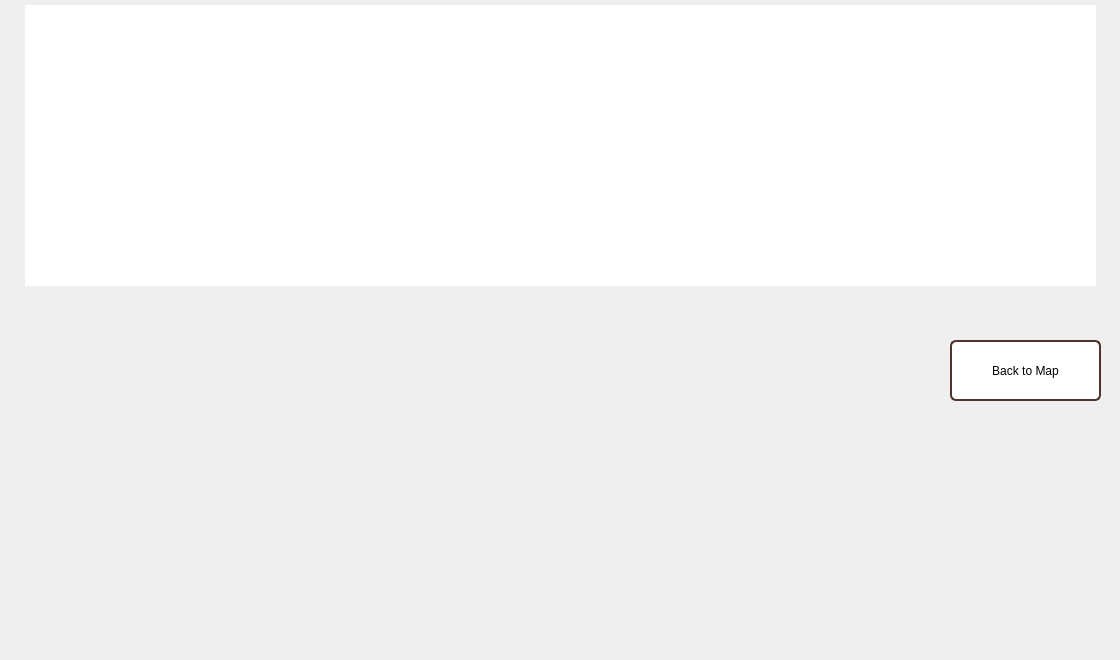
<?xml version="1.0" encoding="UTF-8"?>
<ui version="4.0">
 <class>ethiopiaoutro</class>
 <widget class="QWidget" name="ethiopiaoutro">
  <property name="geometry">
   <rect>
    <x>0</x>
    <y>0</y>
    <width>1120</width>
    <height>660</height>
   </rect>
  </property>
  <property name="windowTitle">
   <string>Form</string>
  </property>
  <widget class="QTextBrowser" name="infoTextBox">
   <property name="geometry">
    <rect>
     <x>20</x>
     <y>0</y>
     <width>1081</width>
     <height>291</height>
    </rect>
   </property>
   <property name="styleSheet">
    <string notr="true">color: white;
background: qlineargradient(
        x1:0, y1:0, x2:0, y2:1,
        stop:0 rgba(100, 100, 100, 100),
        stop:1 rgba(30, 30, 30, 220)
    );    
border-radius: 20px;
padding: 5px;</string>
   </property>
   <property name="html">
    <string>&lt;!DOCTYPE HTML PUBLIC &quot;-//W3C//DTD HTML 4.0//EN&quot; &quot;http://www.w3.org/TR/REC-html40/strict.dtd&quot;&gt;
&lt;html&gt;&lt;head&gt;&lt;meta name=&quot;qrichtext&quot; content=&quot;1&quot; /&gt;&lt;meta charset=&quot;utf-8&quot; /&gt;&lt;style type=&quot;text/css&quot;&gt;
p, li { white-space: pre-wrap; }
hr { height: 1px; border-width: 0; }
li.unchecked::marker { content: &quot;\2610&quot;; }
li.checked::marker { content: &quot;\2612&quot;; }
&lt;/style&gt;&lt;/head&gt;&lt;body style=&quot; font-family:'Segoe UI'; font-size:9pt; font-weight:400; font-style:normal;&quot;&gt;
&lt;p style=&quot; margin-top:12px; margin-bottom:12px; margin-left:0px; margin-right:0px; -qt-block-indent:0; text-indent:0px;&quot;&gt;Congratulations — you've successfully crafted one of Ethiopia’s most beloved traditional beverages: Tej.&lt;/p&gt;
&lt;p style=&quot; margin-top:12px; margin-bottom:12px; margin-left:0px; margin-right:0px; -qt-block-indent:0; text-indent:0px;&quot;&gt;Tej is a golden, honey-based wine enriched with the leaves and stems of the &lt;span style=&quot; font-style:italic;&quot;&gt;Rhamnus prinoides&lt;/span&gt; plant, locally known as gesho. This unique ingredient acts both as a natural preservative and a bittering agent, giving Tej its signature flavor profile — a balance of floral sweetness and subtle herbal sharpness.&lt;/p&gt;
&lt;p style=&quot; margin-top:12px; margin-bottom:12px; margin-left:0px; margin-right:0px; -qt-block-indent:0; text-indent:0px;&quot;&gt;With origins tracing back to the ancient Aksumite Empire (circa 1st century AD), Tej has been cherished for centuries as more than just a drink — it's a symbol of hospitality, unity, and cultural identity. Traditionally served in bereles (glass flasks with narrow necks), Tej graces the tables of weddings, religious celebrations, communal feasts, and holiday gatherings across Ethiopia. Its golden hue and fragrant bouquet make it a centerpiece of joy and tradition.&lt;/p&gt;
&lt;p style=&quot; margin-top:12px; margin-bottom:12px; margin-left:0px; margin-right:0px; -qt-block-indent:0; text-indent:0px;&quot;&gt;The brewing process you’ve just completed mirrors techniques passed down through generations. In many Ethiopian households, especially in rural areas, brewing Tej is an intergenerational ritual, with elders teaching the youth the art of fermentation. The process is deceptively simple — honey, water, gesho, and time — yet deeply nuanced. As yeast transforms the sugars into alcohol, the mixture ferments over several days or weeks, developing a rich, layered taste that’s never quite the same twice.&lt;/p&gt;
&lt;p style=&quot; margin-top:12px; margin-bottom:12px; margin-left:0px; margin-right:0px; -qt-block-indent:0; text-indent:0px;&quot;&gt;By making Tej, you haven’t just created a beverage — you've engaged with a living tradition. This ritual connects people across time, place, and identity — from highland villages to bustling urban centers, and from the Horn of Africa to diaspora communities worldwide.&lt;/p&gt;
&lt;p style=&quot; margin-top:12px; margin-bottom:12px; margin-left:0px; margin-right:0px; -qt-block-indent:0; text-indent:0px;&quot;&gt;Now that your Tej is complete, it’s time to raise a glass — or a berelé — in celebration.&lt;/p&gt;&lt;/body&gt;&lt;/html&gt;</string>
   </property>
  </widget>
  <widget class="QPushButton" name="finishButton">
   <property name="geometry">
    <rect>
     <x>950</x>
     <y>340</y>
     <width>151</width>
     <height>61</height>
    </rect>
   </property>
   <property name="styleSheet">
    <string notr="true">QPushButton {
    background-color: white;
    color: black;
    border: 2px solid #4e342e;
    border-radius: 6px;
    padding: 6px;
    font: bold 14pt &quot;Georgia&quot;;
}
QPushButton:hover {
    background-color: #a96f4d;
}
</string>
   </property>
   <property name="text">
    <string>Back to Map</string>
   </property>
  </widget>
 </widget>
 <resources/>
 <connections/>
</ui>
